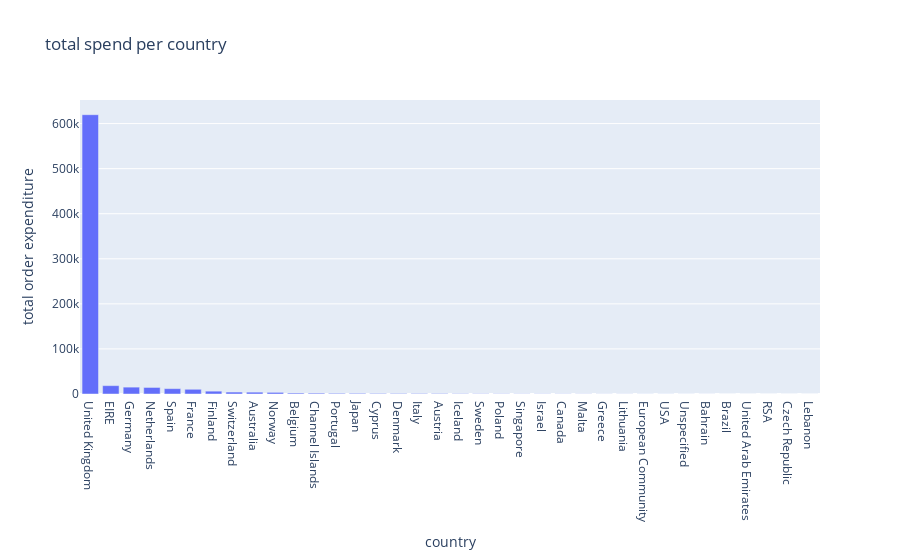

The code cell stored with this chart in its notebook:
### Code cell
data_plot = [go.Bar(x=grouped.index, y=grouped.values)]
layout = go.Layout(yaxis={'autorange':True, 'title':'total order expenditure'},xaxis={'title':'country'},title="total spend per country")
fig = go.Figure(data=data_plot, layout=layout)
iplot(fig)

### Figure 1 — Plotly figure (JSON) as saved in the notebook; plotly's stock layout.template omitted (floating-point values rounded to 4 significant figures)
{"data": [{"type": "bar", "x": ["United Kingdom", "EIRE", "Germany", "Netherlands", "Spain", "France", "Finland", "Switzerland", "Australia", "Norway", "Belgium", "Channel Islands", "Portugal", "Japan", "Cyprus", "Denmark", "Italy", "Austria", "Iceland", "Sweden", "Poland", "Singapore", "Israel", "Canada", "Malta", "Greece", "Lithuania", "European Community", "USA", "Unspecified", "Bahrain", "Brazil", "United Arab Emirates", "RSA", "Czech Republic", "Lebanon"], "y": [619700.0, 18540.0, 15240.0, 14540.0, 11880.0, 10480.0, 6307.0, 4315.0, 4099.0, 3611.0, 2072.0, 1871.0, 1479.0, 1441.0, 1231.0, 1156.0, 1104.0, 1080.0, 656.6, 523.3, 484.9, 402.8, 401.0, 385.8, 279.0, 225.2, 222, 159.4, 154.6, 120.6, 96.3, 73.95, 65.4, 52.75, 50.64, 30.3]}], "layout": {"title": {"text": "total spend per country"}, "xaxis": {"title": {"text": "country"}}, "yaxis": {"autorange": true, "title": {"text": "total order expenditure"}}}}
